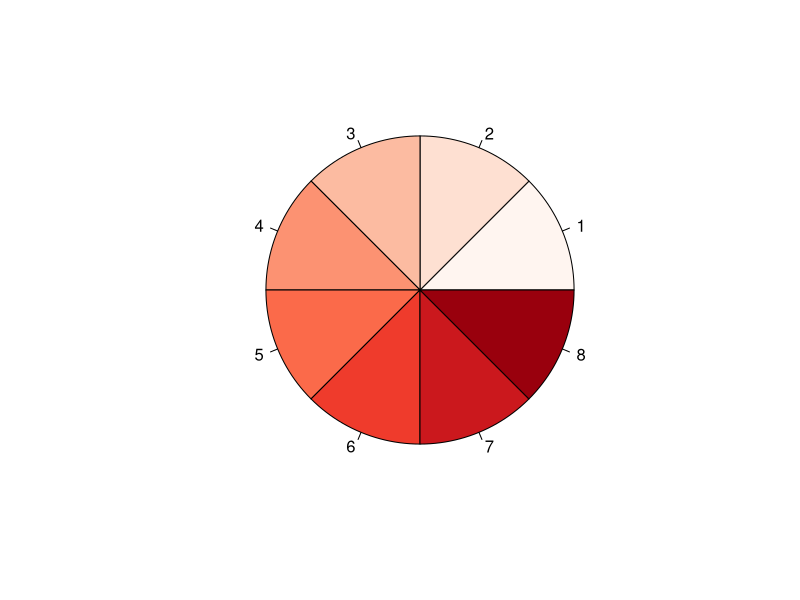

The R script that drew this image:
# -------------------- OBJECTIVE: create example file to push to GitHub repo ----------------------------

library(RColorBrewer)

mPalette <- brewer.pal(8, 'Reds')
pie(rep(1, 8), col = mPalette)
